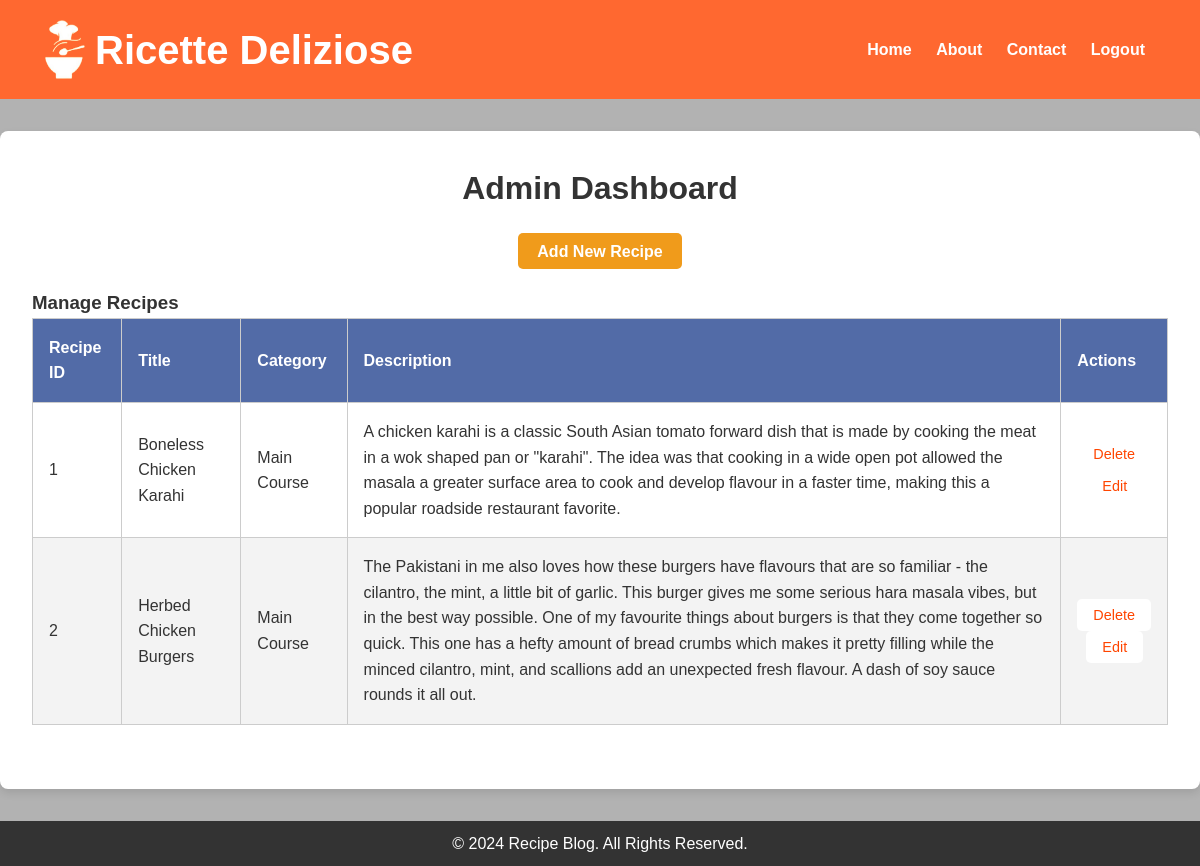
Page /admin (signed in) on the earlier database version.
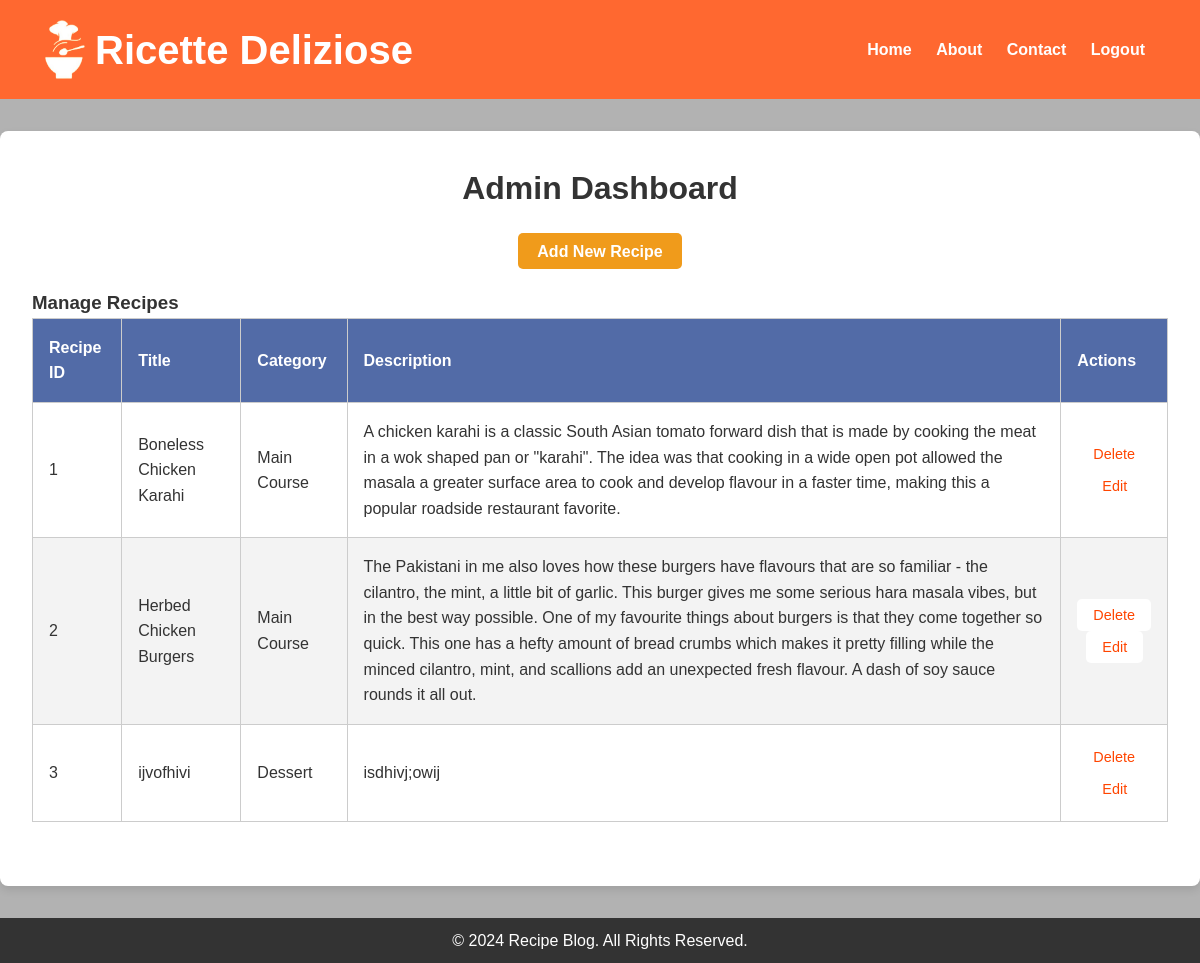
Same page on the later database version.
### model.py (models this page shows, shortened)
class Recipe(db.Model):
    id = db.Column(db.Integer, primary_key=True)
    title = db.Column(db.String(100), nullable=False)
    description = db.Column(db.Text, nullable=False)
    instructions = db.Column(db.Text, nullable=False)
    image = db.Column(db.String(100), nullable=True)
    created_at = db.Column(db.DateTime, default=datetime.utcnow)
    category_id = db.Column(db.Integer, db.ForeignKey('category.id'), nullable=False)
    ingredients = db.relationship('Ingredient', secondary=recipe_ingredient, backref='recipes')
    category = db.relationship('Category', backref=db.backref('recipes', lazy=True))

class Category(db.Model):
    __tablename__ = 'category'
    id = db.Column(db.Integer, primary_key=True)
    name = db.Column(db.String(50), unique=True, nullable=False)
    def __repr__(self):
        return f'{self.name}'

### app.py (the view, shortened to what this page needs)
@app.route('/admin', methods=['GET', 'POST'])
def admin_dashboard():
    if 'user_id' not in session:
        flash('Please login to access the admin dashboard.', 'warning')
        return redirect(url_for('login'))
    user = user_repository.get_user_by_id(session['user_id'])
    if not user.is_admin:
        flash('Access denied! Admins only.', 'danger')
        return redirect(url_for('home'))
    recipes = recipe_repository.get_all_recipes()
    return render_template('admin_dashboard.html', recipes=recipes)

### app.py (called while the page is built)
@app.before_request
def init_categories():
    if Category.query.count() == 0:  # Only add if the category table is empty
        category1 = Category(name="Appetizer")
        category2 = Category(name="Main Course")
        category3 = Category(name="Dessert")
        category4 = Category(name="Drinks")
        db.session.add_all([category1, category2, category3, category4])
        db.session.commit()
        print("Categories added to the database.")

### repositories.py (called while the page is built)
    def get_all_recipes(self):
        return Recipe.query.all()

    def get_user_by_id(self, user_id):
        return User.query.get(user_id)

### templates/admin_dashboard.html (shortened to what this page needs)
<!DOCTYPE html>
<html lang="en">
<head>
    <link rel="stylesheet" href="{{ url_for('static', filename='css/admin_dashboard.css') }}">
</head>
<body>
<header>
    <div class="container">
        <div class="logo-title">
            <img src="{{ url_for('static', filename='images/logo.png') }}" alt="Logo" class="logo" width="40"
                height="59">
            <h1>Ricette Deliziose</h1>
        </div>
        <nav>
            <a href="{{ url_for('home') }}">Home</a>
            <a href="{{ url_for('about') }}">About</a>
            <a href="{{ url_for('contact') }}">Contact</a>
            <a href="{{ url_for('logout') }}">Logout</a>
        </nav>
    </div>
</header>
<main class="dashboard-container">
    <h2>Admin Dashboard</h2>
    <section class="admin-actions">
        <a href="{{ url_for('add_recipe') }}" class="btn">Add New Recipe</a>
    </section>
    <section class="manage-recipes">
        <h3>Manage Recipes</h3>
        <table>
            <thead>
                <tr>
                    <th>Recipe ID</th>
                    <th>Title</th>
                    <th>Category</th>
                    <th>Description</th>
                    <th>Actions</th>
                </tr>
            </thead>
            <tbody>
                {% for recipe in recipes %}
                <tr>
                    <td>{{ recipe.id }}</td>
                    <td>{{ recipe.title }}</td>
                    <td>{{ recipe.category }}</td>
                    <td>{{ recipe.description }}</td>
                    <td>
                        <form method="POST" action="{{ url_for('admin_dashboard') }}">
                            <button type="submit" name="action" value="delete" class="btn-delete">Delete</button>
                            <button type="submit" name="action" value="edit" class="btn-edit">Edit</button>
                        </form>
                    </td>
                </tr>
                {% endfor %}
            </tbody>
        </table>
    </section>
</main>
<footer>
    <div class="container">
        <p>&copy; 2024 Recipe Blog. All Rights Reserved.</p>
    </div>
</footer>
</body>
</html>

Differences in the rows shown:
added Recipe: id "3", title "ijvofhivi", category "Dessert", description "isdhivj;owij"
